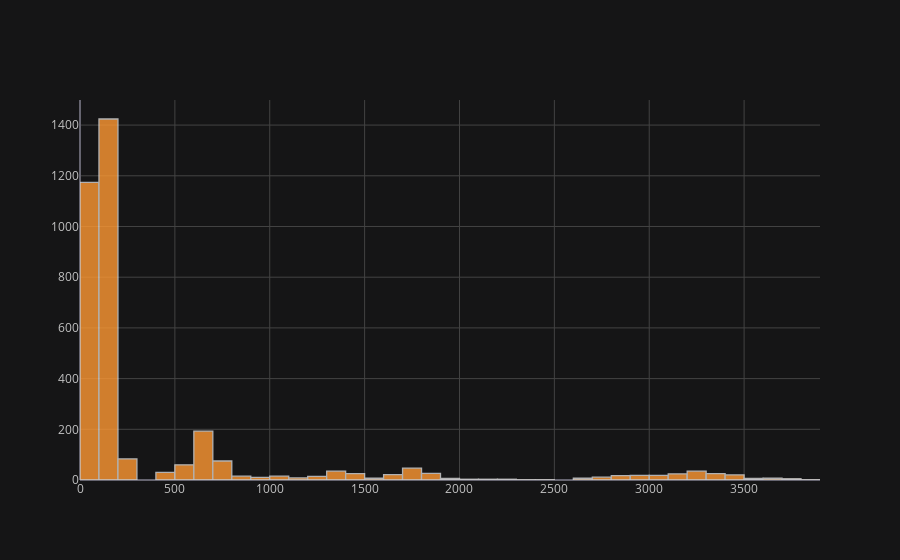

The cell this chart's notebook holds for it:
### Code cell
bata[['Close']].iplot(kind='hist', theme='solar')

### Figure 1 — Plotly figure (JSON) as saved in the notebook; plotly's stock layout.template omitted (floating-point values rounded to 4 significant figures; data arrays with more than 128 entries replaced by an {"elided": "..."} marker saying what was removed)
{"data": [{"histfunc": "count", "histnorm": "", "marker": {"color": "rgba(255, 153, 51, 1.0)", "line": {"color": "#D9D9D9", "width": 1.3}}, "name": "Close", "opacity": 0.8, "orientation": "v", "type": "histogram", "x": {"elided": "3473 float values"}}], "layout": {"barmode": "overlay", "legend": {"bgcolor": "#151516", "font": {"color": "#D9D9D9"}}, "paper_bgcolor": "#151516", "plot_bgcolor": "#151516", "title": {"font": {"color": "#D9D9D9"}}, "xaxis": {"gridcolor": "#434343", "showgrid": true, "tickfont": {"color": "#C2C2C2"}, "title": {"font": {"color": "#D9D9D9"}, "text": ""}, "zerolinecolor": "#666570"}, "yaxis": {"gridcolor": "#434343", "showgrid": true, "tickfont": {"color": "#C2C2C2"}, "title": {"font": {"color": "#D9D9D9"}, "text": ""}, "zerolinecolor": "#666570"}}}
